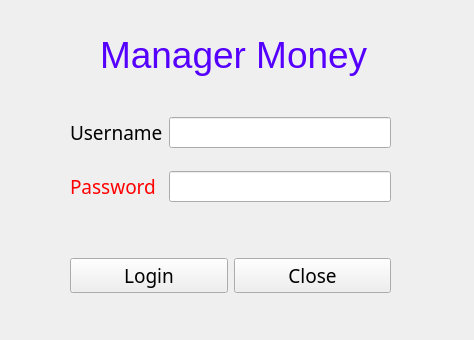
<?xml version="1.0" encoding="UTF-8"?>
<ui version="4.0">
 <class>LoginScreen</class>
 <widget class="QWidget" name="LoginScreen">
  <property name="geometry">
   <rect>
    <x>0</x>
    <y>0</y>
    <width>474</width>
    <height>340</height>
   </rect>
  </property>
  <property name="windowTitle">
   <string>Form</string>
  </property>
  <property name="inputMethodHints">
   <set>Qt::InputMethodHint::ImhNone</set>
  </property>
  <widget class="QLabel" name="lblManagerMoney">
   <property name="enabled">
    <bool>true</bool>
   </property>
   <property name="geometry">
    <rect>
     <x>100</x>
     <y>30</y>
     <width>269</width>
     <height>49</height>
    </rect>
   </property>
   <property name="font">
    <font>
     <family>Segoe UI</family>
     <pointsize>28</pointsize>
     <italic>false</italic>
     <bold>false</bold>
    </font>
   </property>
   <property name="styleSheet">
    <string notr="true">color:rgb(85, 0, 255);
font: 28pt &quot;Segoe UI&quot;;</string>
   </property>
   <property name="text">
    <string>Manager Money</string>
   </property>
  </widget>
  <widget class="QWidget" name="layoutWidget">
   <property name="geometry">
    <rect>
     <x>70</x>
     <y>240</y>
     <width>321</width>
     <height>71</height>
    </rect>
   </property>
   <layout class="QHBoxLayout" name="hlLoginClose">
    <item>
     <widget class="QPushButton" name="btnLogin">
      <property name="font">
       <font>
        <family>Nirmala UI Semilight</family>
        <pointsize>14</pointsize>
       </font>
      </property>
      <property name="text">
       <string>Login</string>
      </property>
     </widget>
    </item>
    <item>
     <widget class="QPushButton" name="btnClose">
      <property name="font">
       <font>
        <family>Nirmala UI Semilight</family>
        <pointsize>14</pointsize>
       </font>
      </property>
      <property name="text">
       <string>Close</string>
      </property>
     </widget>
    </item>
   </layout>
  </widget>
  <widget class="QWidget" name="layoutWidget">
   <property name="geometry">
    <rect>
     <x>70</x>
     <y>100</y>
     <width>321</width>
     <height>121</height>
    </rect>
   </property>
   <layout class="QGridLayout" name="gridLayoutInput">
    <item row="0" column="0">
     <widget class="QLabel" name="lblUsername">
      <property name="enabled">
       <bool>true</bool>
      </property>
      <property name="font">
       <font>
        <family>Nirmala UI Semilight</family>
        <pointsize>14</pointsize>
       </font>
      </property>
      <property name="text">
       <string>Username</string>
      </property>
     </widget>
    </item>
    <item row="0" column="1">
     <widget class="QLineEdit" name="lneUsername">
      <property name="font">
       <font>
        <pointsize>14</pointsize>
       </font>
      </property>
      <property name="maxLength">
       <number>20</number>
      </property>
     </widget>
    </item>
    <item row="1" column="0">
     <widget class="QLabel" name="lblPassword">
      <property name="font">
       <font>
        <family>Nirmala UI Semilight</family>
        <pointsize>14</pointsize>
       </font>
      </property>
      <property name="styleSheet">
       <string notr="true">color:rgb(255, 0, 0)</string>
      </property>
      <property name="text">
       <string>Password</string>
      </property>
     </widget>
    </item>
    <item row="1" column="1">
     <widget class="QLineEdit" name="lnePassword">
      <property name="font">
       <font>
        <pointsize>14</pointsize>
       </font>
      </property>
      <property name="maxLength">
       <number>50</number>
      </property>
      <property name="echoMode">
       <enum>QLineEdit::EchoMode::Password</enum>
      </property>
     </widget>
    </item>
   </layout>
  </widget>
 </widget>
 <resources/>
 <connections/>
</ui>
